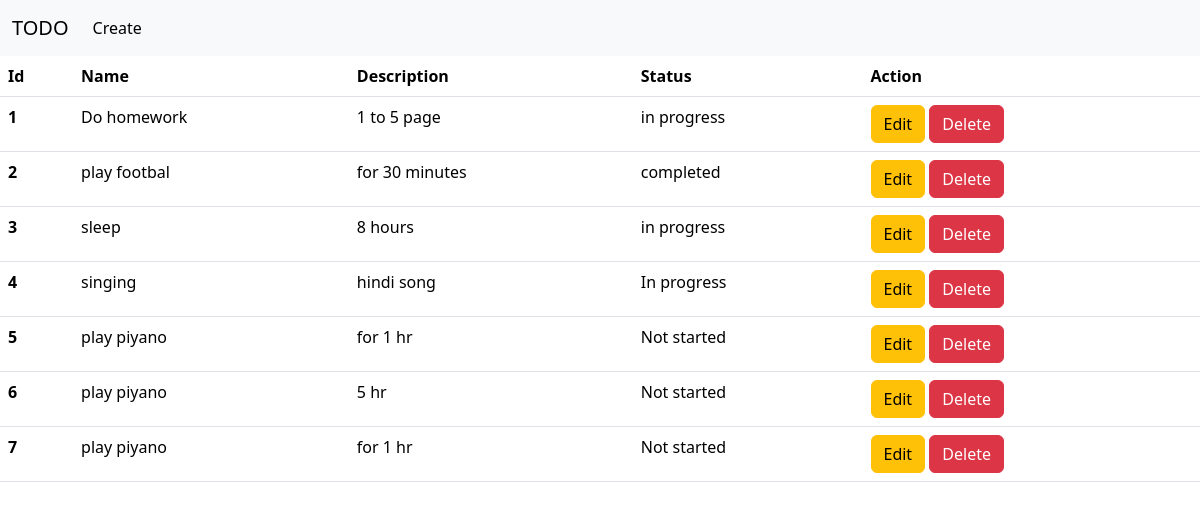
The app's page /, older data.
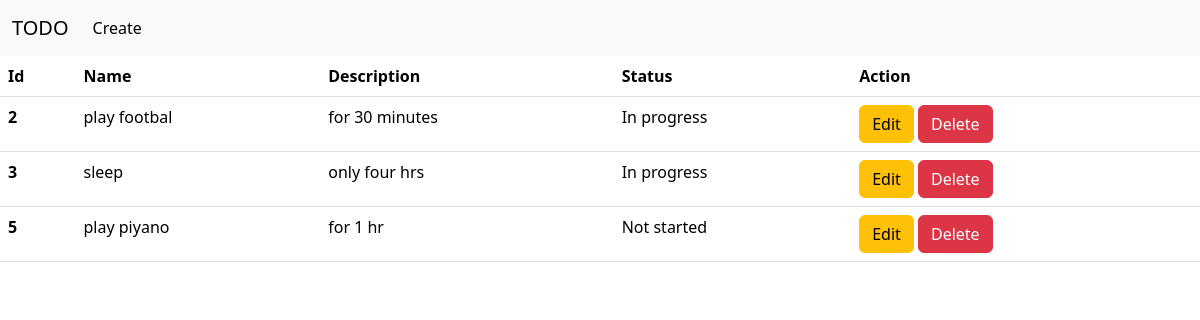
The same page, newer data.
### app1/models.py (models this page shows)
class todo(models.Model):
    name = models.CharField(max_length=50)
    description = models.TextField()
    status = models.CharField(max_length=50)

### app1/views.py (the view)
# urls.py: 2. Add a URL to urlpatterns:  path('', views.home, name='home')
def home(request):
    todo_obj = todo.objects.all()
    data = {'todos':todo_obj}
    return render(request,"index.html",context=data)

### templates/index.html (shortened to what this page needs)
<!DOCTYPE html>
<html lang="en">
<head>
    <link href="https://cdn.jsdelivr.net/npm/bootstrap@5.3.3/dist/css/bootstrap.min.css" rel="stylesheet">
</head>
<body>
    {% include 'nav.html' %}
    <table class="table">
        <thead>
          <tr>
            <th scope="col">Id</th>
            <th scope="col">Name</th>
            <th scope="col">Description</th>
            <th scope="col">Status</th>
            <th scope="col">Action</th>
          </tr>
        </thead>
        <tbody>
            {% for toodo in todos %}
                <tr>
                    <th scope="row">{{toodo.id}}</th>
                    <td>{{toodo.name}}</td>
                    <td>{{toodo.description}}</td>
                    <td>{{toodo.status}}</td>
                    <td><a href="{% url 'edit' pk=toodo.id %}"><button type="button" class="btn btn-warning">Edit</button></a></button> <a href="{% url 'delete' pk=toodo.id %}"><button type="button" class="btn btn-danger">Delete</button></a></td>
                </tr>
            {% endfor %}
        </tbody>
      </table>
</body>

### templates/nav.html (shortened to what this page needs)
<nav class="navbar navbar-expand-lg bg-body-tertiary">
    <div class="container-fluid">
      <a class="navbar-brand" href="{% url 'home' %}">TODO</a>
      <div class="collapse navbar-collapse" id="navbarNav">
        <ul class="navbar-nav">
          <li class="nav-item">
            <a class="nav-link active" aria-current="page" href="{% url 'create' %}">Create</a>
          </li>
        </ul>
      </div>
    </div>
  </nav>

Row changes from the older to the newer data that the page shows:
removed todo: id "1", name "Do homework", description "1 to 5 page", status "in progress"
removed todo: id "4", name "singing", description "hindi song", status "In progress"
removed todo: id "6", name "play piyano", description "5 hr", status "Not started"
removed todo: id "7", name "play piyano", description "for 1 hr", status "Not started"
changed todo "play footbal": status "completed" → "In progress"
changed todo "sleep": description "8 hours" → "only four hrs"; status "in progress" → "In progress"
